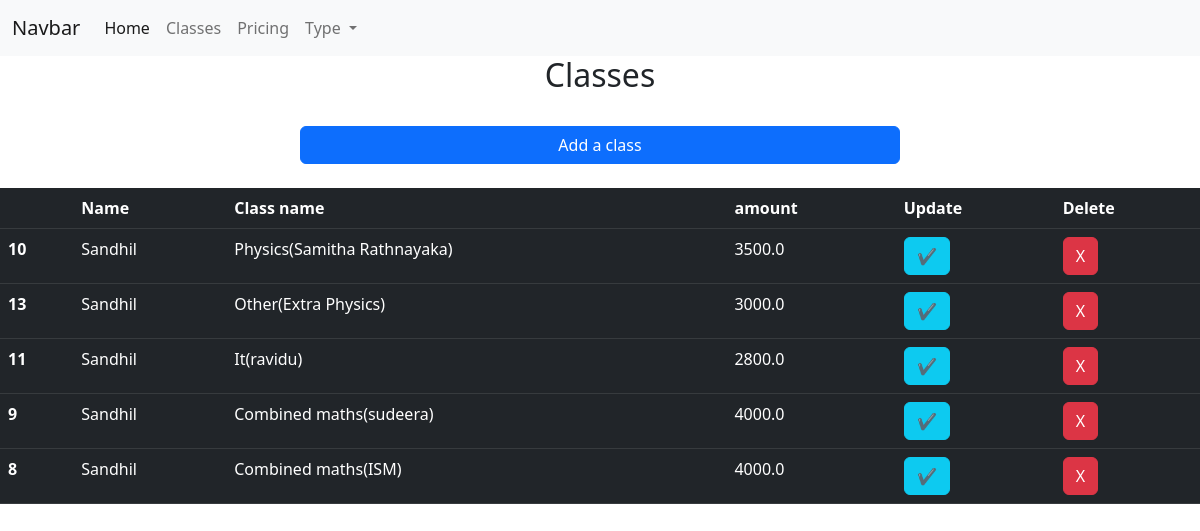
/classes/, run on the app's committed database.
### base/models.py (models this page shows, shortened)
class Classes(models.Model):
    name = models.ForeignKey(User, on_delete=models.CASCADE, null=True)
    class_name = models.CharField(max_length=200)
    amount = models.FloatField(null=False)

class User(models.Model):
    user = models.CharField(max_length=20)
    age = models.IntegerField(null=True)
    def __str__(self):
        return self.user

### base/views.py (the view)
# urls.py: path('classes/',views.classes, name="class"),
def classes(request):
    user = Classes.objects.order_by('-name')
    class_name = Classes.objects.order_by('-class_name')
    amount = Classes.objects.order_by('-amount')
    form = ClassForm()
    if request.method == "POST":
        form = ClassForm(request.POST)
        if form.is_valid():
            form.save()
            return redirect('/')
    context = {
        "class_name" : class_name,
        "amount": amount,
        "form":form
    }
    return render(request, 'base/classes.html', context)

### base/templates/base/classes.html (shortened to what this page needs)
{% extends './main.html' %}
{% block content %}
<center><h2>Classes</h2></center>
<div class="d-grid gap-2 col-6 mx-auto">
    <a href="{% url 'tracker:class_form' %}" class="btn btn-primary">Add a class</a>
  </div>
<table class="table table-dark table-hover">
    <thead>
      <tr>
        <th scope="col"></th>
        <th scope="col">Name</th>
        <th scope="col">Class name</th>
        <th scope="col">amount</th>
        <th scope="col">Update</th>
        <th scope="col">Delete</th>
      </tr>
    </thead>
    <tbody>
      {% for item in class_name %}
      <tr>
        <th scope="row">{{item.id}}</th>
        <td>{{item.name}}</td>
        <td>{{item.class_name}}</td>
        <td>{{item.amount}}</td>
        <td><a class="btn btn-info" href="{% url 'tracker:update_class' item.id%}">✔</a></td>
      <td><a href="{% url 'tracker:delete_class' item.id%}" class="btn btn-danger">X</a></td>
      </tr>
      {% endfor %}
    </tbody>
  </table>
{% endblock %}

### base/templates/base/main.html (shortened to what this page needs)
{% load static %}
<!DOCTYPE html>
<html lang="en">
<head>
</head>
<body>
  <link href="https://cdn.jsdelivr.net/npm/bootstrap@5.2.0-beta1/dist/css/bootstrap.min.css" rel="stylesheet">
<head>
    <link href="https://cdn.jsdelivr.net/npm/bootstrap@5.2.0-beta1/dist/css/bootstrap.min.css" rel="stylesheet">
</head>
<nav class="navbar navbar-expand-lg bg-light">
  <div class="container-fluid" style="width: 100%;">
    <a class="navbar-brand" href="#">Navbar</a>
    <div class="collapse navbar-collapse" id="navbarNavDropdown">
      <ul class="navbar-nav">
        <li class="nav-item">
          <a class="nav-link active" aria-current="page" href="{% url 'tracker:home' %}">Home</a>
        </li>
        <li class="nav-item">
          <a class="nav-link" href="{% url 'tracker:class' %}">Classes</a>
        </li>
        <li class="nav-item">
          <a class="nav-link" href="{% url 'tracker:items' %}">Pricing</a>
        </li>
        <li class="nav-item dropdown">
          <a class="nav-link dropdown-toggle" href="#" id="navbarDropdownMenuLink" role="button" data-bs-toggle="dropdown" aria-expanded="false">
            Type
          </a>
        </li>
      </ul>
    </div>
  </div>
</nav>
</body>
</html>
{% block content %}
{% endblock %}

### data on the page
Classes: id "10", name "Sandhil", class_name "Physics(Samitha Rathnayaka)", amount "3500.0"
Classes: id "13", name "Sandhil", class_name "Other(Extra Physics)", amount "3000.0"
Classes: id "11", name "Sandhil", class_name "It(ravidu)", amount "2800.0"
Classes: id "9", name "Sandhil", class_name "Combined maths(sudeera)", amount "4000.0"
Classes: id "8", name "Sandhil", class_name "Combined maths(ISM)", amount "4000.0"
